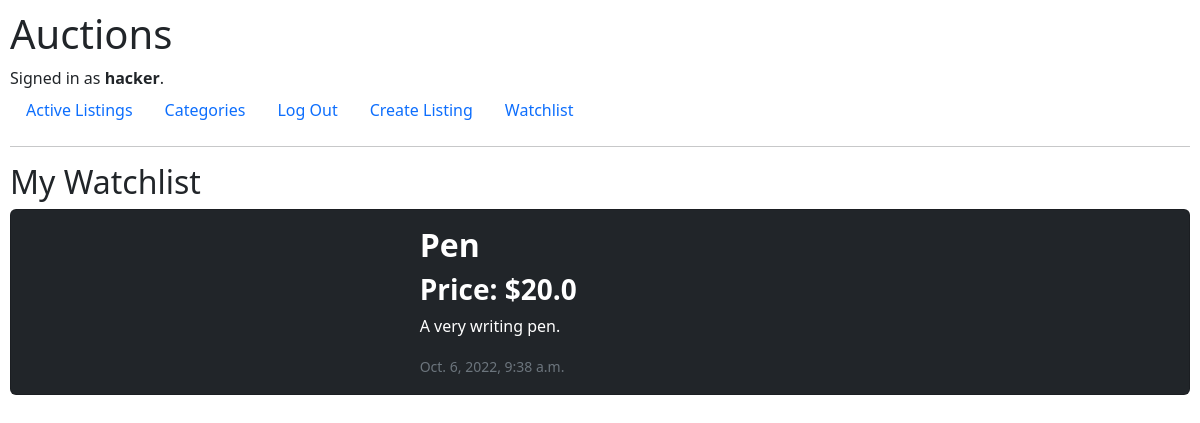
Screenshot of /watchlist (signed in) with the database file from the repository.
### auctions/models.py (models this page shows)
class User(AbstractUser):
    pass

class Watchlist(models.Model):
    watcher = models.ForeignKey(User, on_delete=models.CASCADE, related_name="watcher")
    watchpost = models.ForeignKey(Listing, on_delete=models.CASCADE, related_name="watchpost")

class Listing(models.Model):
    name = models.CharField(max_length=64)
    description = models.CharField(max_length=512, null=True)
    image = models.CharField(max_length=512)
    created_at = models.DateTimeField(auto_now_add=True, blank=True)
    updated_at = models.DateTimeField(auto_now=True, blank=True)
    active = models.BooleanField()
    top_bid = models.FloatField()
    category = models.CharField(max_length=64, null=True)
    lister = models.ForeignKey(User, on_delete=models.CASCADE, related_name="lister")

### auctions/views.py (the view)
# urls.py: path("watchlist", views.watchlist, name="watchlist"),
@login_required
def watchlist(request):
    user = request.user
    watches = Watchlist.objects.filter(watcher=user)
    if request.method == "POST":
        auction_id = int(request.POST['x'])
        auction = Listing.objects.get(id=auction_id)
        watch = request.POST['watch']
        if watch == 'false':
            new_watch = Watchlist.objects.create(watcher=user, watchpost=auction)
            new_watch.save()
        elif watch == 'true':
            print("i was here")
            old_watch = Watchlist.objects.get(watcher=user, watchpost=auction)
            old_watch.delete()
        return HttpResponseRedirect(reverse("listing", args=[auction_id]))
    else:
        return render(request, 'auctions/watches.html', {
            "watches": watches
        })

### auctions/templates/auctions/watches.html (shortened to what this page needs)
{% extends "auctions/layout.html" %}
{% block body %}
    <h2>My Watchlist</h2>
    {% for watch in watches %}
    <a id="listing_a"href="{% url 'listing' watch.watchpost.id %}">
    <div class="card text-bg-dark mb-3" style="max-width: 100%;">
        <div class="row g-0">
          <div class="col-md-4">
          </div>
          <div class="col-md-8">
            <div class="card-body">
              <h2 class="card-title"><b>{{ watch.watchpost.name }}</b></h2>
              <h3 class="card-title"><b>Price: ${{ watch.watchpost.top_bid }}</b></h3>
              <p class="card-text">{{ watch.watchpost.description }}</p>
              <p class="card-text"><small class="text-muted">{{ watch.watchpost.updated_at }}</small></p>
            </div>
          </div>
        </div>
      </div>
      </a>
    {% endfor %}
{% endblock %}

### auctions/templates/auctions/layout.html (shortened to what this page needs)
{% load static %}
<!DOCTYPE html>
<html lang="en">
    <head>
        <link href="https://cdn.jsdelivr.net/npm/bootstrap@5.2.1/dist/css/bootstrap.min.css" rel="stylesheet">
        <link href="{% static 'auctions/styles.css' %}" rel="stylesheet">
    </head>
    <body>
        <h1>Auctions</h1>
        <div>
            {% if user.is_authenticated %}
                Signed in as <strong>{{ user.username }}</strong>.
            {% else %}
                Not signed in.
            {% endif %}
        </div>
        <ul class="nav">
            <li class="nav-item">
                <a class="nav-link" href="{% url 'index' %}">Active Listings</a>
            </li>
            <li class="nav-item">
                <a class="nav-link" href="{% url 'categories' %}">Categories</a>
            </li>
            {% if user.is_authenticated %}
                <li class="nav-item">
                    <a class="nav-link" href="{% url 'logout' %}">Log Out</a>
                </li>
                <li class="nav-item">
                    <a href="{% url 'create_listing' %}" class="nav-link">Create Listing</a>
                </li>
                <li class="nav-item">
                    <a href="{% url 'watchlist' %}" class="nav-link">Watchlist</a>
                </li>
            {% endif %}
        </ul>
        <hr>
        {% block body %}
        {% endblock %}
    </body>
</html>

### auctions/static/auctions/styles.css (style rules this page uses)
body { padding: 10px; height: 100%; }
a { text-decoration: none; }

### rows the page displays
User: username "hacker"
Watchlist: watchpost.name "Pen", watchpost.top_bid "20.0", watchpost.description "A very writing pen.", watchpost.updated_at "Oct. 6, 2022, 9:38 a.m."
